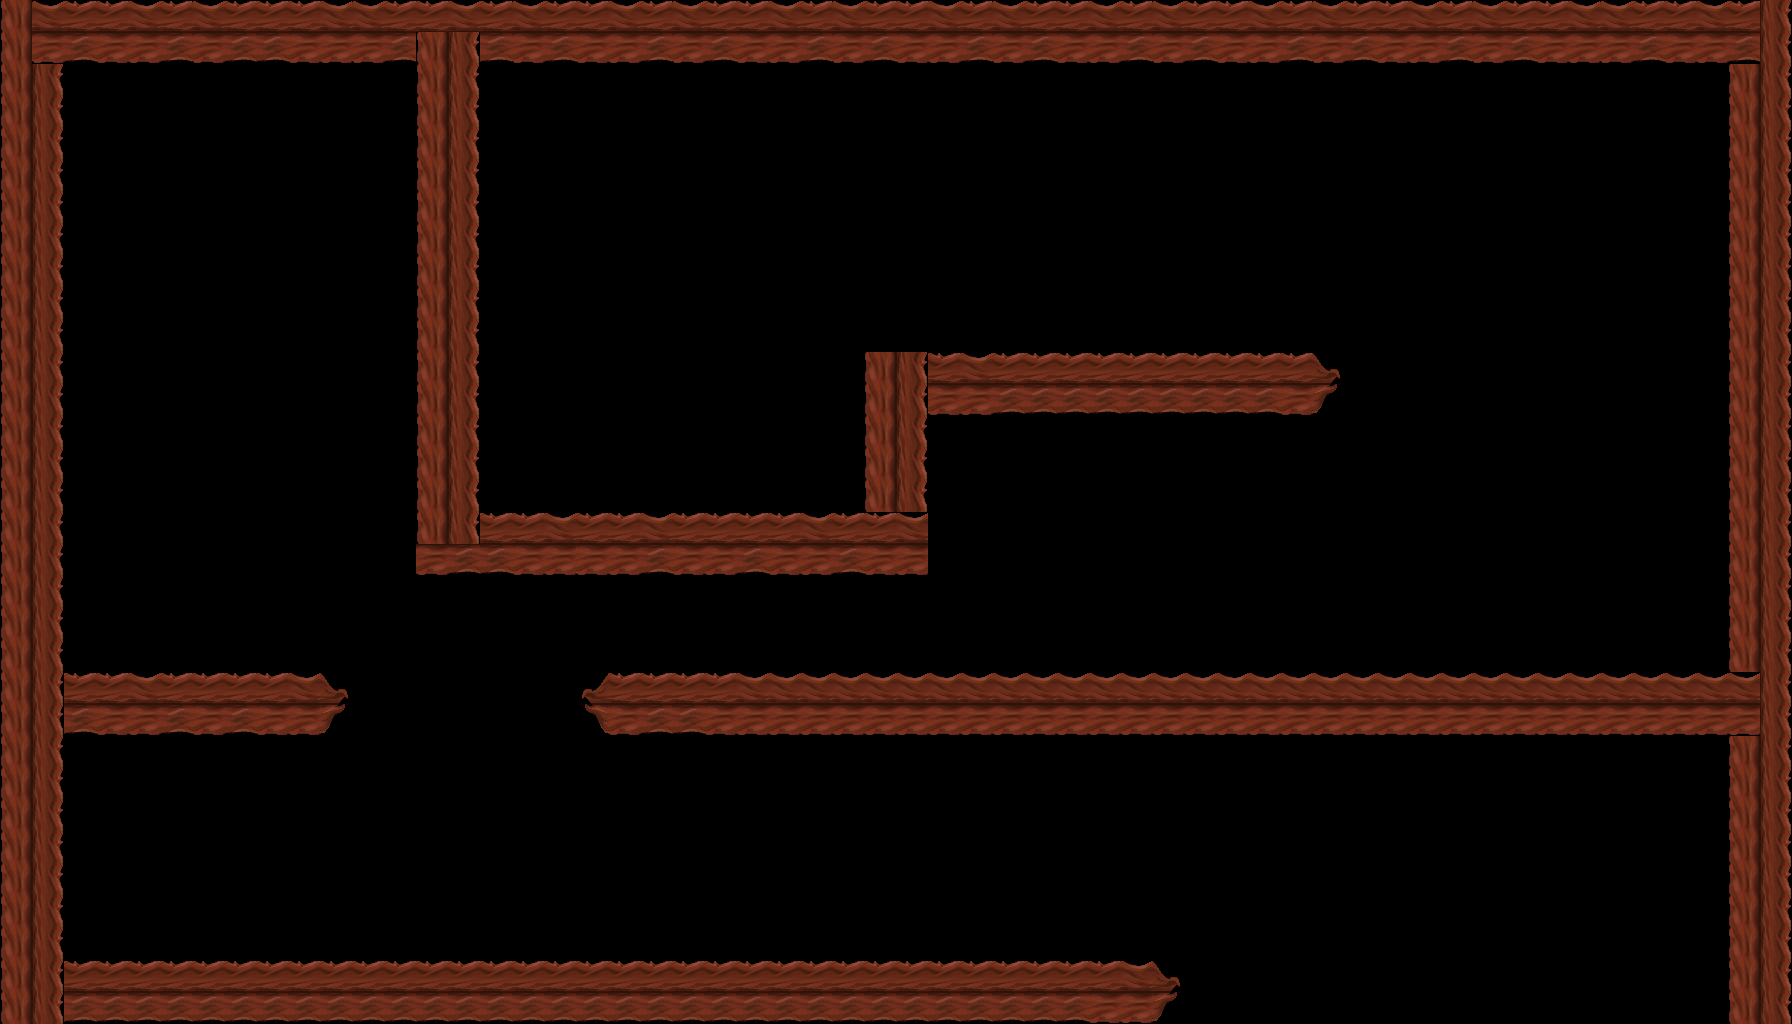

Rendered tile map (Tiled .tmx) drawn with the repository's tilesets; below, a short description and the map source with its tile grids summarised:
An orthogonal 56x32 tile map with 32x32 px tiles, 1 tile layer (Tile Layer 3), 2 hidden layers not drawn, 4 tilesets and 35 objects.

<map version="1.0" orientation="orthogonal" renderorder="right-down" width="56" height="32" tilewidth="32" tileheight="32" nextobjectid="1">
 <properties>
  <property name="unity:scale" value="0.01" />
 </properties>
 <tileset firstgid="1" name="Tiles" tilewidth="32" tileheight="32">
  <image source="../../Resources/2DAssets/Documents/ISART Projets/GameWeek2015/assets level1/Tiles.png" width="298" height="64" />
  <tile id="0">
   <objectgroup draworder="index">
    <object id="0" x="6" y="0.0434783" width="26.0009" height="32" />
   </objectgroup>
  </tile>
  <tile id="1">
   <objectgroup draworder="index">
    <object id="0" x="0" y="0" width="32" height="31.9565" />
   </objectgroup>
  </tile>
  <tile id="2">
   <objectgroup draworder="index">
    <object id="0" x="-0.0434783" y="0" width="32.1005" height="31.9878" />
   </objectgroup>
  </tile>
  <tile id="3">
   <objectgroup draworder="index">
    <object id="0" x="0" y="0" width="32" height="32.0435" />
   </objectgroup>
  </tile>
  <tile id="4">
   <objectgroup draworder="index">
    <object id="0" x="-0.173913" y="-0.217391" width="32.3913" height="32.3913" />
   </objectgroup>
  </tile>
  <tile id="5">
   <objectgroup draworder="index">
    <object id="0" x="-0.130435" y="-0.217391" width="32.3043" height="32.4348" />
   </objectgroup>
  </tile>
  <tile id="6">
   <objectgroup draworder="index">
    <object id="0" x="0.0434783" y="3.21739e-07" width="28" height="32" />
   </objectgroup>
  </tile>
  <tile id="7">
   <objectgroup draworder="index">
    <object id="0" x="-0.0434783" y="0" width="32.1304" height="32" />
   </objectgroup>
  </tile>
  <tile id="8">
   <objectgroup draworder="index">
    <object id="0" x="-0.0434783" y="0.0434783" width="31.6957" height="32.0435" />
   </objectgroup>
  </tile>
  <tile id="9">
   <objectgroup draworder="index">
    <object id="0" x="9.08697" y="0.0434783" width="23" height="31.9131" />
   </objectgroup>
  </tile>
  <tile id="10">
   <objectgroup draworder="index">
    <object id="0" x="0.0463768" y="0.0666667" width="31.9429" height="31.9008" />
   </objectgroup>
  </tile>
  <tile id="11">
   <objectgroup draworder="index">
    <object id="0" x="-0.173913" y="-0.26087" width="32.3043" height="32.4783" />
   </objectgroup>
  </tile>
  <tile id="12">
   <objectgroup draworder="index">
    <object id="0" x="0" y="0.0111111" width="32" height="31.9454" />
   </objectgroup>
  </tile>
  <tile id="13">
   <objectgroup draworder="index">
    <object id="0" x="-0.130435" y="-0.217391" width="32.3043" height="32.4348" />
   </objectgroup>
  </tile>
  <tile id="14">
   <objectgroup draworder="index">
    <object id="0" x="-0.173913" y="-0.26087" width="32.3478" height="32.4348" />
   </objectgroup>
  </tile>
  <tile id="15">
   <objectgroup draworder="index">
    <object id="0" x="0.0434783" y="0.0434786" width="24.9565" height="31.913" />
   </objectgroup>
  </tile>
  <tile id="16">
   <objectgroup draworder="index">
    <object id="0" x="-0.0434783" y="0" width="32.1739" height="32.1304" />
   </objectgroup>
  </tile>
  <tile id="17">
   <objectgroup draworder="index">
    <object id="0" x="-0.0434783" y="0" width="32.087" height="32.0435" />
   </objectgroup>
  </tile>
 </tileset>
 <tileset firstgid="19" name="dur haut borduresplit" tilewidth="32" tileheight="32">
  <image source="../../Resources/2DAssets/Documents/ISART Projets/GameWeek2015/assets level1/dur haut borduresplit.png" width="32" height="32" />
  <tile id="0">
   <objectgroup draworder="index">
    <object id="0" x="0" y="0" width="32.0625" height="32.0625" />
   </objectgroup>
  </tile>
 </tileset>
 <tileset firstgid="20" name="tilemap" tilewidth="32" tileheight="32">
  <image source="../../Resources/2DAssets/Documents/ISART Projets/GameWeek2015/assets level1/tilemap.png" width="320" height="64" />
  <tile id="6">
   <objectgroup draworder="index">
    <object id="0" x="0" y="0" width="32.0625" height="32.0625" />
   </objectgroup>
  </tile>
  <tile id="7">
   <objectgroup draworder="index">
    <object id="0" x="0" y="0" width="32.0625" height="32.0625" />
   </objectgroup>
  </tile>
  <tile id="8">
   <objectgroup draworder="index">
    <object id="0" x="0" y="0" width="32.0625" height="32.125" />
   </objectgroup>
  </tile>
  <tile id="9">
   <objectgroup draworder="index">
    <object id="0" x="0" y="0.0625" width="32.0625" height="32" />
   </objectgroup>
  </tile>
  <tile id="10">
   <objectgroup draworder="index">
    <object id="0" x="0" y="0" width="9.65217" height="32.0435" />
   </objectgroup>
  </tile>
  <tile id="11">
   <objectgroup draworder="index">
    <object id="0" x="18.8696" y="0" width="13.1739" height="32" />
   </objectgroup>
  </tile>
  <tile id="12">
   <objectgroup draworder="index">
    <object id="0" x="0" y="-0.0869565" width="32.087" height="32.1739" />
   </objectgroup>
  </tile>
  <tile id="13">
   <objectgroup draworder="index">
    <object id="0" x="-0.0869565" y="-0.130435" width="32.1739" height="32.2174" />
   </objectgroup>
  </tile>
  <tile id="14">
   <objectgroup draworder="index">
    <object id="0" x="-0.0869565" y="-0.0434783" width="32.1304" height="32.087" />
   </objectgroup>
  </tile>
  <tile id="15">
   <objectgroup draworder="index">
    <object id="0" x="0" y="-0.0434783" width="32" height="32.0435" />
   </objectgroup>
  </tile>
  <tile id="16">
   <objectgroup draworder="index">
    <object id="0" x="38.375" y="16.3125" height="0.0625" />
    <object id="0" x="0" y="0" width="32.087" height="32.0435" />
   </objectgroup>
  </tile>
  <tile id="17">
   <objectgroup draworder="index">
    <object id="0" x="0" y="0" width="32.125" height="32" />
   </objectgroup>
  </tile>
  <tile id="18">
   <objectgroup draworder="index">
    <object id="0" x="0" y="0" width="32.0625" height="32.0625" />
   </objectgroup>
  </tile>
  <tile id="19">
   <objectgroup draworder="index">
    <object id="0" x="0" y="0" width="32.0625" height="32.0625" />
   </objectgroup>
  </tile>
 </tileset>
 <tileset firstgid="40" name="dur haut bordure copy" tilewidth="32" tileheight="32">
  <image source="../../Resources/2DAssets/Documents/ISART Projets/GameWeek2015/assets level1/dur haut bordure copy.png" width="32" height="32" />
  <tile id="0">
   <objectgroup draworder="index">
    <object id="0" x="0" y="0" width="32.125" height="32.125" />
   </objectgroup>
  </tile>
 </tileset>
 <layer name="Tile Layer 1" width="56" height="32" visible="0">
  <data>[1792 cells, 289 non-empty, 13 distinct tile ids]</data>
 </layer>
 <layer name="Tile Layer 2" width="56" height="32" visible="0">
  <data>[1792 cells, 462 non-empty, 14 distinct tile ids]</data>
 </layer>
 <layer name="Tile Layer 3" width="56" height="32">
  <data>[1792 cells, 488 non-empty, 16 distinct tile ids]</data>
 </layer>
</map>
